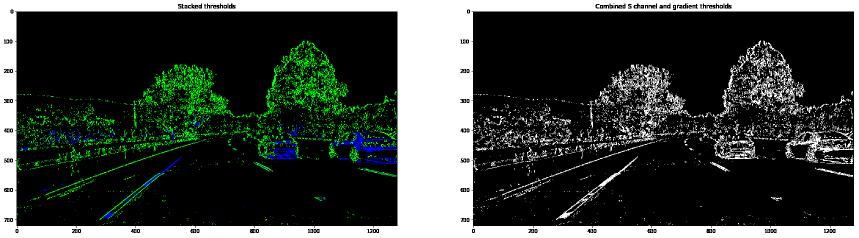
#> input picture examples/filters1.png, 1718 x 475 px, given in place of project_video.mp4, which was not available (shown at 1/2 size)
$ jupyter execute --allow-errors Project.ipynb   (older library calls are emulated)   (text cells are left out)
#> lines starting #> are read from the running program, lines starting #| are printed output that depends on the picture; after the words box and inside, x2 and y2 are one past the last pixel; in counts of white or black regions, pixels touching at a corner belong together; long printed decimals are rounded; pictures that were not available may be replaced by others from this repository, and a replacement may not be noted
### helper_functions.py
import os
import cv2
import matplotlib.pyplot as plt
import numpy as np
import pickle
from copy import deepcopy

class Line():
    def __init__(self, y_size, xm_per_pix=0.0062, ym_per_pix=0.035):
        self.xm_per_pix = xm_per_pix
        self.ym_per_pix = ym_per_pix
        self.y_size = y_size
        self.ploty = np.linspace(0, self.y_size-1, self.y_size)
        self.detected = False
        self.x_idxs = None
        self.y_idxs = None
        self.fit = None
        self.fitx = None
        self.curvature = None

    def update(self, x_idxs, y_idxs):
        if len(x_idxs) > 0:
            self.x_idxs = x_idxs
            self.y_idxs = y_idxs
            self.fit = np.polyfit(y_idxs, x_idxs, 2)
            if self.detected == True:
                self.fitx = 0.8*self.fitx + 0.2*self.fit2fitx()
                self.curvature = 0.8*self.curvature + 0.2*min(self.compute_curvature(), 3000)
            else:
                self.fitx = self.fit2fitx()
                self.curvature = min(self.compute_curvature(), 3000)
            self.detected = True
        else:
            self.detected = False

    def fit2fitx(self):
        fitx = self.fit[0]*self.ploty**2 + self.fit[1]*self.ploty + self.fit[2]
        return fitx

    def compute_curvature(self):
        # Define conversions in x and y from pixels space to meters
        y_eval = self.y_size - 1
        # Fit new polynomials to x,y in world space
        fit_cr = np.polyfit(self.ploty*self.ym_per_pix, self.fitx*self.xm_per_pix, 2)
        # Calculate the new radii of curvature
        curverad = ((1 + (2*fit_cr[0]*y_eval*self.ym_per_pix + fit_cr[1])**2)**1.5) / np.absolute(2*fit_cr[0])
        # Now our radius of curvature is in meters
        return curverad

    def is_parallel_to(self, line2, min_limit_diff=500, max_limit_diff=700, limit_diff=100):
        max_diff = np.max(np.absolute(self.fitx - line2.fitx))
        min_diff = np.min(np.absolute(self.fitx - line2.fitx))
        parallel = (max_diff < max_limit_diff and
                    min_diff > min_limit_diff and
                    max_diff - min_diff < limit_diff)
        if not parallel:
            print (np.min(np.absolute(self.fitx - line2.fitx)), np.max(np.absolute(self.fitx - line2.fitx)))
        return parallel

    def copy(self):
        return deepcopy(self)

# [13 lines left out: function show_binary_combination, not called in this run]

def get_binary(im, separate_yellow_detection=True, show_plots=False):
    # Convert to HLS color space and separate the S channel
    # Note: img is the undistorted image
    hls = cv2.cvtColor(im, cv2.COLOR_RGB2HLS)
    s_channel = hls[:,:,2]

    # Grayscale image
    # NOTE: we already saw that standard grayscaling lost color information for the lane lines
    # Explore gradients in other colors spaces / color channels to see what might work better
    #gray = cv2.cvtColor(img, cv2.COLOR_RGB2GRAY)
    gray = hls[:,:,1]

    # Sobel x
    sobelx = cv2.Sobel(gray, cv2.CV_64F, 1, 0) # Take the derivative in x
    abs_sobelx = np.absolute(sobelx) # Absolute x derivative to accentuate lines away from horizontal
    scaled_sobel = np.uint8(255*abs_sobelx/np.max(abs_sobelx))

    # Threshold x gradient
    # Here I am using the default threshold values
    thresh_min = 20
    thresh_max = 100
    sxbinary = np.zeros_like(scaled_sobel)
    sxbinary[(scaled_sobel >= thresh_min) & (scaled_sobel <= thresh_max)] = 1

    # Threshold color channel
    # here I am concerned only with detecting white lines, so I can increase the minimum
    # threshhold value to 230
    s_thresh_min = 230
    s_thresh_max = 255
    s_binary = np.zeros_like(s_channel)
    s_binary[(s_channel >= s_thresh_min) & (s_channel <= s_thresh_max)] = 1

    # Combine the two binary thresholds
    combined_binary = np.zeros_like(sxbinary)

    # Threshold by Hue channel
    # This is done to reduce the lighting range for white (less false positives)
    # and to increase detection of yellow lines which have a lower S value
    # Unfortunately this would increase the processing time by about 50%
    # as the array should be checked one more time, and can be considered if
    # execution time is important.
    if separate_yellow_detection:
        h_channel = hls[:,:,0]
        h_thresh_min = 15
        h_thresh_max = 25
        h_binary = np.zeros_like(h_channel)
        h_binary[(h_channel >= h_thresh_min) & (h_channel <= h_thresh_max)] = 1
        combined_binary[(s_binary == 1) | (sxbinary == 1) | (h_binary == 1)] = 1
    else:
        combined_binary[(s_binary == 1) | (sxbinary == 1)] = 1
    if show_plots:
        show_binary_combination(sxbinary, s_binary, combined_binary)

    return combined_binary

def get_perspective_transform_matrix(im):
    x_size = im.shape[1]
    y_size = im.shape[0]
    src = np.float32([[0.16*x_size, y_size],
                         [0.5*x_size-82, 0.66*y_size],
                         [0.5*x_size+82, 0.66*y_size],
                         [0.84*x_size, y_size]])

    dst = np.float32([[0.28*x_size, y_size],
                         [0.28*x_size, 0],
                         [0.72*x_size, 0],
                         [0.72*x_size, y_size]])
    M = cv2.getPerspectiveTransform(src, dst)
    return M

#Reusing some of the code from 33. Finding the Lines
def find_warped_lines(warped):
    # Assuming you have created a warped binary image called "binary_warped"
    x_size = warped.shape[1]
    y_size = warped.shape[0]
    # Take a histogram of the bottom half of the image
    histogram = np.sum(warped[y_size//2:,:], axis=0)
    # Create an output image to draw on and  visualize the result
    out_img = None

    # Find the peak of the left and right halves of the histogram
    # These will be the starting point for the left and right lines
    midpoint = np.int(histogram.shape[0]/2)
    leftx_base = np.argmax(histogram[:midpoint])
    rightx_base = np.argmax(histogram[midpoint:]) + midpoint
    #print(leftx_base, rightx_base)

    # Choose the number of sliding windows
    nwindows = 8
    # Set height of windows
    window_height = np.int(y_size/nwindows)
    # Identify the x and y positions of all nonzero pixels in the image
    nonzero = warped.nonzero()
    nonzeroy = np.array(nonzero[0])
    nonzerox = np.array(nonzero[1])

    # Set the width of the windows +/- margin
    margin = 100
    # Set minimum number of pixels found to recenter window
    minpix = 50
    # Create empty lists to receive left and right lane pixel indices
    left_lane_inds = []
    right_lane_inds = []

    # Current positions to be updated for each window
    leftx_current = leftx_base
    rightx_current = rightx_base

    # Step through the windows one by one
    for window in range(nwindows):
        # Identify window boundaries in x and y (and right and left)
        win_y_low = y_size - (window+1)*window_height
        win_y_high = y_size - window*window_height
        win_xleft_low = leftx_current - margin
        win_xleft_high = leftx_current + margin
        win_xright_low = rightx_current - margin
        win_xright_high = rightx_current + margin
        # Draw the windows on the visualization image
        #print(window, (win_xleft_low,win_y_low),(win_xleft_high,win_y_high))

        # Identify the nonzero pixels in x and y within the window
        good_left_inds = ((nonzeroy >= win_y_low) & (nonzeroy < win_y_high) &
        (nonzerox >= win_xleft_low) &  (nonzerox < win_xleft_high)).nonzero()[0]
        good_right_inds = ((nonzeroy >= win_y_low) & (nonzeroy < win_y_high) &
        (nonzerox >= win_xright_low) &  (nonzerox < win_xright_high)).nonzero()[0]
        # Append these indices to the lists
        left_lane_inds.append(good_left_inds)
        right_lane_inds.append(good_right_inds)
        # If you found > minpix pixels, recenter next window on their mean position
        if len(good_left_inds) > minpix:
            leftx_current = np.int(np.mean(nonzerox[good_left_inds]))
        if len(good_right_inds) > minpix:
            rightx_current = np.int(np.mean(nonzerox[good_right_inds]))

    # Concatenate the arrays of indices
    left_lane_inds = np.concatenate(left_lane_inds)
    right_lane_inds = np.concatenate(right_lane_inds)

    # Extract left and right line pixel positions
    leftx = nonzerox[left_lane_inds]
    lefty = nonzeroy[left_lane_inds]
    rightx = nonzerox[right_lane_inds]
    righty = nonzeroy[right_lane_inds]

    return leftx, lefty, rightx, righty

# [50 lines left out: functions fit_warped_lines, fit2fitx, compute_curvature, not called in this run]

# Warp the detected lane boundaries back onto the original image.
# Output visual display of the lane boundaries and numerical estimation of lane curvature and vehicle position
# Create an image to draw the lines on
def draw_lane(left_fitx, right_fitx, M, warped_size, image_size):
    Minv = np.linalg.inv(M)

    ploty = np.linspace(0, image_size[0]-1, image_size[0])
    warp_zero = np.zeros(warped_size).astype(np.uint8)
    color_warp = np.dstack((warp_zero, warp_zero, warp_zero))

    # Recast the x and y points into usable format for cv2.fillPoly()
    pts_left = np.array([np.transpose(np.vstack([left_fitx, ploty]))])
    pts_right = np.array([np.flipud(np.transpose(np.vstack([right_fitx, ploty])))])
    pts = np.hstack((pts_left, pts_right))

    # Draw the lane onto the warped blank image
    cv2.fillPoly(color_warp, np.int_([pts]), (0,255, 0))

    # Warp the blank back to original image space using inverse perspective matrix (Minv)
    newwarp = cv2.warpPerspective(color_warp, Minv, (image_size[1], image_size[0]))

    return newwarp

# [14 lines left out: function add_text, not called in this run]

### Project.ipynb
[cell 1]
import os
import cv2
import matplotlib.pyplot as plt
import numpy as np
import pickle

[cell 2]
# First of all -> calibrate the camera using the images from "camera_cal"

# [52 lines left out: functions draw_corners_and_show, show_undistorted, get_obj_point, not called in this run]


cal_images_folder = './camera_cal/'
im_list = []
#> (the rest of this cell did not finish here and is left out)

[cell 3]
# Apply a distortion correction to raw images

try:
    len(calibration_data)
except Exception as e:
    calibration_data = pickle.load(open("calibration.p", "rb" ))
#> (reads calibration.p from the repository)

matrix = calibration_data['matrix']
dist = calibration_data['dist']

#test on a road image
im = cv2.imread('./test_images/test4.jpg')
#> (the rest of this cell did not finish here and is left out)

[cell 4]
# Use color transforms, gradients, etc., to create a thresholded binary image.
# Here I would be reusing the code given in part 30 of "Advanced lane finding"
#test on a road image
im = cv2.imread('./test_images/test4.jpg')
#> (the rest of this cell did not finish here and is left out)

[cell 5]
#Apply a perspective transform to rectify binary image ("birds-eye view").

im = cv2.imread('./test_images/straight_lines1.jpg')
#im = cv2.imread('./test_images/test2.jpg')
#> (the rest of this cell did not finish here and is left out)

[cell 6]
#Determine the curvature of the lane and vehicle position with respect to center.
class Line():
    # [26 lines left out: functions __init__, update, not called in this run]

    def fit2fitx(self):
        fitx = self.fit[0]*self.ploty**2 + self.fit[1]*self.ploty + self.fit[2]
        return fitx

    # [19 lines left out: functions compute_curvature, is_parallel_to, not called in this run]

    def copy(self):
        return deepcopy(self)


#Reusing some of the code from 33. Finding the Lines
# [164 lines left out: functions find_warped_lines, fit_warped_lines, fit2fitx, compute_curvature, draw_lane, add_text, not called in this run]

#> (the rest of this cell did not finish here and is left out)

[cell 7]
#full pipeline
import os
import cv2
import matplotlib.pyplot as plt
import numpy as np
import pickle
import time

from helper_functions import *

def add_lane(im, left_line, right_line):
    x_size = im.shape[1]
    y_size = im.shape[0]
    undistorted = cv2.undistort(im, matrix, dist, None, matrix)
    binary = get_binary(undistorted, separate_yellow_detection=True)
    M = get_perspective_transform_matrix(binary)
    warped = cv2.warpPerspective(binary, M, (x_size, y_size), flags=cv2.INTER_LINEAR)
    #w = warped*255
    #cv2.imshow('warped', w)
    cv2.waitKey(1)
    if left_line.detected == False:
        leftx, lefty, rightx, righty = find_warped_lines(warped)
    else:
        leftx, lefty, rightx, righty = fit_warped_lines(warped, left_line.fit, right_line.fit)
    ll_old = left_line.copy()
    rl_old = right_line.copy()
    left_line.update(leftx, lefty)
    right_line.update(rightx, righty)
    if not left_line.is_parallel_to(right_line):
        left_line = ll_old
        right_line = rl_old

    newwarp = draw_lane(left_line.fitx, right_line.fitx, M, warped.shape, undistorted.shape)
    # Combine the result with the original image\
    result = cv2.addWeighted(undistorted, 1, newwarp, 0.3, 0)
    info_text = add_text(result, 100, 100, left_line.fitx, left_line.curvature,
                     right_line.fitx, right_line.curvature, left_line.xm_per_pix, left_line.ym_per_pix)

    return info_text, left_line, right_line

try:
    len(calibration_data)
except Exception as e:
    calibration_data = pickle.load(open("calibration.p", "rb" ))

matrix = calibration_data['matrix']
dist = calibration_data['dist']

def record_video(video, output_video):
    cap = cv2.VideoCapture(video)
    #get fps
    fps = cap.get(cv2.CAP_PROP_FPS)
    length = int(cap.get(cv2.CAP_PROP_FRAME_COUNT))
    # get frame size
    # image dimensions
    #x_size = im.shape[1]
    #y_size = im.shape[0]
    x_size = int(cap.get(cv2.CAP_PROP_FRAME_WIDTH))   # float
    y_size = int(cap.get(cv2.CAP_PROP_FRAME_HEIGHT)) # float
    #print(x_size, y_size, '@', fps)

    # Define the codec and create VideoWriter object
    # h264 not available for ipython on my machine ->
    # would convert later using moviepy
    fourcc = cv2.VideoWriter_fourcc(*'XVID')
    out = cv2.VideoWriter(output_video,fourcc, int(fps), (int(x_size), int(y_size)))
    left_line = Line(y_size)
    right_line = Line(y_size)
    counter = 0
    t0 = time.clock()

    while(cap.isOpened()):
        ret, frame = cap.read()
        if ret == True:
            frame, left_line, right_line = add_lane(frame, left_line, right_line)
            # write the flipped frame
            if counter%(int(length/10)) == 0:
                print(counter/length, (time.clock()-t0), "seconds")
            counter += 1
            out.write(frame)
        else:
            break

    # Release everything if job is finished
    cap.release()
    out.release()
    cv2.destroyAllWindows()

#> (the rest of this cell did not finish here and is left out)

#> in record_video, frame is the input picture: shape (475, 1718, 3); mean B, G, R 58.7, 64.3, 57.4
#> in add_lane, `undistorted = cv2.undistort(im, matrix, dist, None, matrix)`:
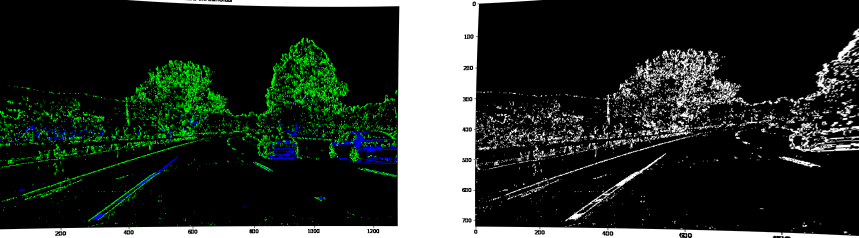
#> undistorted: shape (475, 1718, 3) (shown at 1/2 size); mean B, G, R 43, 49.2, 41.7
#> in get_binary, `hls = cv2.cvtColor(im, cv2.COLOR_RGB2HLS)`: hls: shape (475, 1718, 3); mean of channels 0, 1, 2 3.5, 46.1, 17
#> in get_binary, `s_channel = hls[:,:,2]`:
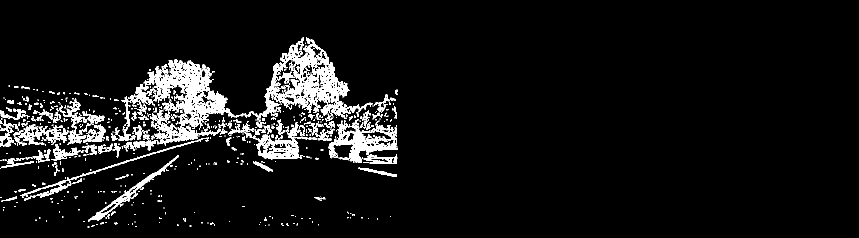
#> s_channel: shape (475, 1718) (shown at 1/2 size); 6.7% white; 747 white regions (552 under 20 px), largest, box (x1, y1, x2, y2) and area: (538, 75, 712, 231) 9439, (287, 119, 494, 258) 9353, (657, 238, 795, 325) 4355
#> in get_binary, `gray = hls[:,:,1]`:
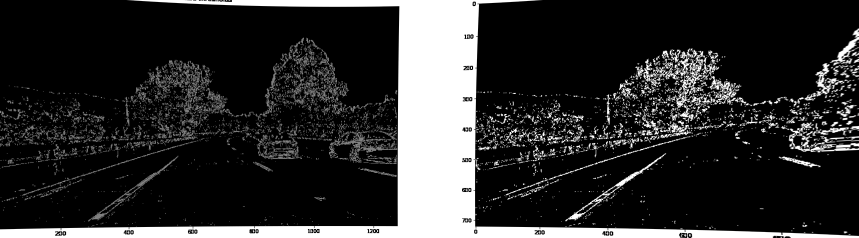
#> gray: shape (475, 1718) (shown at 1/2 size); min 0, max 255, mean 46.1
#> in get_binary, `sobelx = cv2.Sobel(gray, cv2.CV_64F, 1, 0)`:
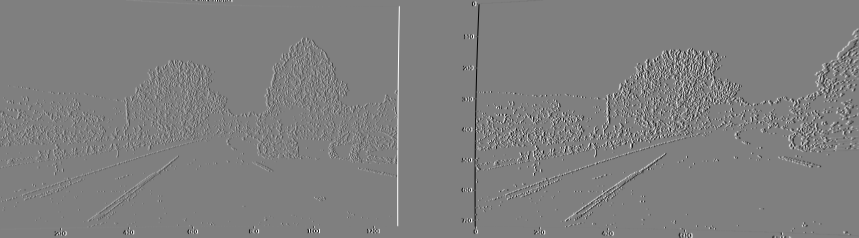
#> sobelx: shape (475, 1718) float64 (shown at 1/2 size); min -1020, max 1020, mean 0.1; drawn with min black and max white
#> in get_binary, `abs_sobelx = np.absolute(sobelx)`:
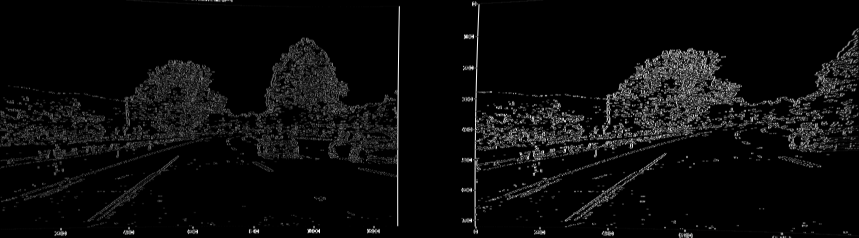
#> abs_sobelx: shape (475, 1718) float64 (shown at 1/2 size); min 0, max 1020, mean 45.9; drawn with min black and max white
#> in get_binary, `h_channel = hls[:,:,0]`:
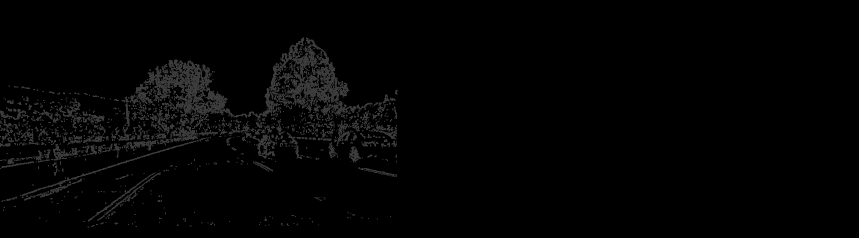
#> h_channel: shape (475, 1718) (shown at 1/2 size); min 0, max 60, mean 3.5
#> in add_lane, `binary = get_binary(undistorted, separate_yellow_detection=True)`:
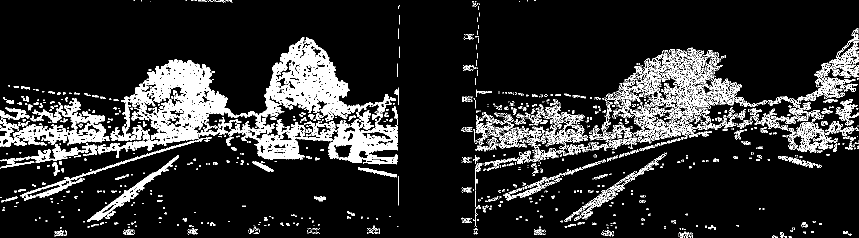
#> binary: shape (475, 1718) (shown at 1/2 size); values 0 (black) and 1 (white), 13.6% white; 1655 white regions (1306 under 20 px), largest, box (x1, y1, x2, y2) and area: (195, 75, 746, 320) 37056, (1267, 98, 1484, 281) 8719, (657, 213, 795, 329) 6399
#> in add_lane, `M = get_perspective_transform_matrix(binary)`: M = [[-0.423, -2.99, 1222.7], [-1.58e-16, -1.92, 603.3], [-4.07e-19, -0.00348, 1]]
#> in add_lane, `warped = cv2.warpPerspective(binary, M, (x_size, y_size), flags=cv2.IN..`:
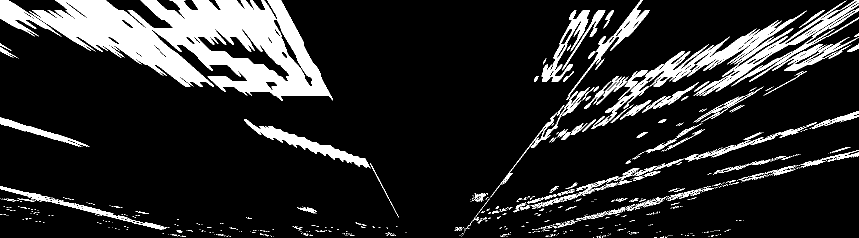
#> warped: shape (475, 1718) (shown at 1/2 size); values 0 (black) and 1 (white), 14.2% white; 807 white regions (677 under 20 px), largest, box (x1, y1, x2, y2) and area: (58, 0, 666, 201) 58302, (1182, 21, 1614, 258) 8986, (1387, 0, 1718, 192) 4896
#> in find_warped_lines, `histogram = np.sum(warped[y_size//2:,:], axis=0)`: histogram = 1718 values, max 42 at index 1095, min 0 at index 334, mean 12.83
#> in find_warped_lines, `leftx_base = np.argmax(histogram[:midpoint])`: leftx_base = 608
#> in find_warped_lines, `rightx_base = np.argmax(histogram[midpoint:]) + midpoint`: rightx_base = 1095
#> in find_warped_lines, `nonzero = warped.nonzero()`: nonzero = 115566 positions, rows 0 to 474, columns 0 to 1717
#> in find_warped_lines, `leftx_current = leftx_base`: leftx_current = 608
#> in find_warped_lines, `rightx_current = rightx_base`: rightx_current = 1095
#> the loop in find_warped_lines, `for window in range(nwindows):` made 8 passes
#> (win_xleft_low, win_xleft_high, win_xright_low, win_xright_high, leftx_current, rightx_current) on passes 1, 3, 4, 5, 6, 7, 8: (508, 708, 995, 1195, 612, 1097), (512, 712, 1014, 1214, 672, 1029), (572, 772, 929, 1129, 609, 1095), (509, 709, 995, 1195, 595, 1150), (495, 695, 1050, 1250, 569, 1146), (469, 669, 1046, 1246, 547, 1176), (447, 647, 1076, 1276, 511, 1203)
#> (win_xleft_low, win_xleft_high, win_xright_low, win_xright_high, rightx_current) on pass 2: (512, 712, 997, 1197, 1114)
#> after the loop in find_warped_lines, `for window in range(nwindows):`: left_lane_inds = 8 items
#> in find_warped_lines, `right_lane_inds = np.concatenate(right_lane_inds)`: right_lane_inds = 11852 values, max 115550 at index 791, min 2889 at index 8998, mean 67705.5
#> in find_warped_lines, `rightx = nonzerox[right_lane_inds]`: rightx = 11852 values, max 1275 at index 8998, min 995 at index 0, mean 1153.4
#> in find_warped_lines, `righty = nonzeroy[right_lane_inds]`: righty = 11852 values, max 474 at index 791, min 8 at index 8998, mean 180.3
#> in update, `self.fit = np.polyfit(y_idxs, x_idxs, 2)`: self.fit = [-0.000732, 0.676, 490.2]
#> in fit2fitx, `fitx = self.fit[0]*self.ploty**2 + self.fit[1]*self.ploty + self.fit[2]`: fitx = 475 values, max 646.3 at index 462, min 490.2 at index 0, mean 595.6
#> in update, `self.fitx = self.fit2fitx()`: self.fitx has the same summary as fitx in fit2fitx
#> in compute_curvature, `fit_cr = np.polyfit(self.ploty*self.ym_per_pix, self.fitx*self.xm_per_..`: fit_cr = [-0.0037, 0.12, 3.04]
#> in compute_curvature, `curverad = ((1 + (2*fit_cr[0]*y_eval*self.ym_per_pix + fit_cr[1])**2)*..`: curverad = 135
#> in is_parallel_to, `max_diff = np.max(np.absolute(self.fitx - line2.fitx))`: max_diff = 734
#> in is_parallel_to, `min_diff = np.min(np.absolute(self.fitx - line2.fitx))`: min_diff = 456.3
#> in is_parallel_to, `parallel = (max_diff < max_limit_diff and min_diff > min_limit_diff an..`: parallel = False
#| 456.319 734.006
#> in draw_lane, `Minv = np.linalg.inv(M)`: Minv = [[-2.36, 16.92, -7322.7], [1.18e-15, 5.66, -3413], [3.14e-18, 0.0197, -10.89]]

[cell 8]
from moviepy.editor import VideoFileClip
#> (the rest of this cell did not finish here and is left out)

[cell 9]
from IPython.display import HTML

HTML("""
<video width="480" height="360" controls>
  <source src="./output.mp4" type="video/mp4">
</video>
""")

[cell 10]
def add_lane(im, left_line, right_line):
    x_size = im.shape[1]
    y_size = im.shape[0]
    undistorted = cv2.undistort(im, matrix, dist, None, matrix)
    binary = get_binary(undistorted, separate_yellow_detection=True)
    M = get_perspective_transform_matrix(binary)
    warped = cv2.warpPerspective(binary, M, (x_size, y_size), flags=cv2.INTER_LINEAR)
    #w = warped*255
    #cv2.imshow('warped', w)
    cv2.waitKey(1)
    if left_line.detected == False:
        leftx, lefty, rightx, righty = find_warped_lines(warped)
    else:
        leftx, lefty, rightx, righty = fit_warped_lines(warped, left_line.fit, right_line.fit)
    ll_old = left_line.copy()
    rl_old = right_line.copy()
    left_line.update(leftx, lefty)
    right_line.update(rightx, righty)
    if not left_line.is_parallel_to(right_line, 300, 550, 250):
        left_line = ll_old
        right_line = rl_old

    newwarp = draw_lane(left_line.fitx, right_line.fitx, M, warped.shape, undistorted.shape)
    # Combine the result with the original image\
    result = cv2.addWeighted(undistorted, 1, newwarp, 0.3, 0)
    info_text = add_text(result, 100, 100, left_line.fitx, left_line.curvature,
                     right_line.fitx, right_line.curvature, left_line.xm_per_pix, left_line.ym_per_pix)

    return info_text, left_line, right_line

#> (the rest of this cell did not finish here and is left out)

#> the loop in find_warped_lines (call 2), `for window in range(nwindows):` made 8 passes
#| 456.319 734.006
